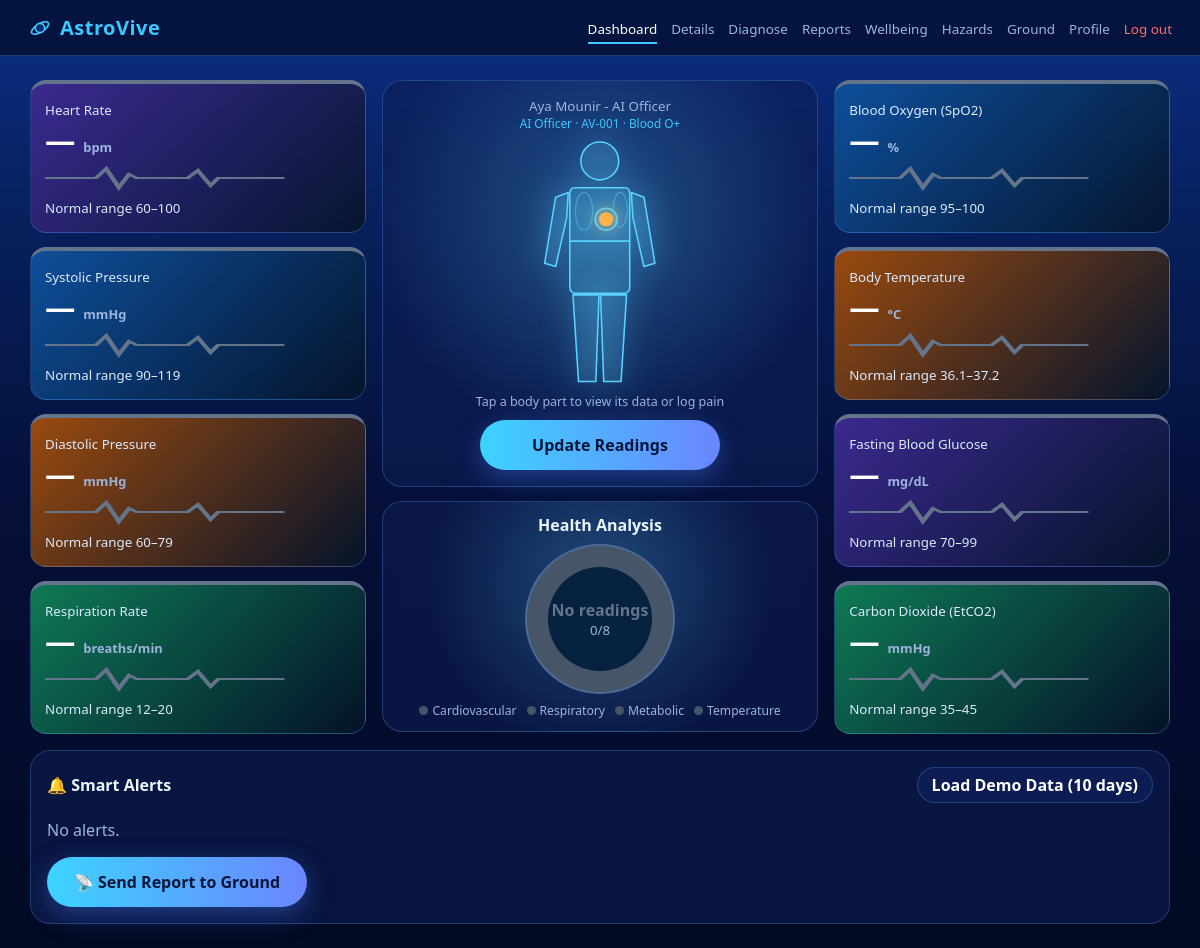
Page /dashboard (signed in) on the committed database.
### tables this page shows
CREATE TABLE users(name TEXT PRIMARY KEY, pin TEXT, astronaut_id TEXT, email TEXT, role TEXT, created TEXT);

CREATE TABLE basic_info(crew TEXT PRIMARY KEY, blood_type TEXT, nationality TEXT, birth_date TEXT,
                     mission TEXT, emergency_name TEXT, emergency_phone TEXT, allergies TEXT, medications TEXT, notes TEXT);

### app.py (the view)
@app.route('/dashboard')
def dashboard():
    with db() as c:
        rows = c.execute('SELECT * FROM logs WHERE id IN (SELECT MAX(id) FROM logs WHERE crew=? GROUP BY metric_id)', (crew(),)).fetchall()
    last = {r['metric_id']: r for r in rows}; pv = personal_vs()
    cards = [{'id': k, 'name': NAMES[k], 'unit': v['unit'], 'range': f"{v['normal_min']}–{v['normal_max']}",
              'val': last[k]['value'] if k in last else None, 'color': last[k]['color'] if k in last else 'NONE'}
             for k, v in pv.items()]
    worst = max((r['color'] for r in rows), key=RANK.get, default='NONE')
    col={'GREEN':'#10b981','YELLOW':'#f59e0b','RED':'#ef4444','NONE':'#475569'}
    G=[('Cardiovascular',['V01','V02','V03']),('Respiratory',['V04','V06','V08']),('Metabolic',['V07']),('Temperature',['V05'])]
    grp=[(n,col[max([last[i]['color'] for i in ids if i in last],key=RANK.get,default='NONE')]) for n,ids in G]
    me, bi = get_user(crew())
    return render_template('dashboard.html', me=me, bi=bi, cards={c['id']:c for c in cards}, worst=worst, crew=crew(), n=len(rows), grp=grp, ins=insights(crew()), zones=region_status(crew()))

### app.py (called while the page is built, shortened)
def db():
    c = sqlite3.connect(DB); c.row_factory = sqlite3.Row; return c

def crew():
    return session.get('crew', CREW[0])

def get_user(who):
    with db() as c:
        r = c.execute('SELECT name,astronaut_id,email,role FROM users WHERE name=?', (who,)).fetchone()
        b = c.execute('SELECT * FROM basic_info WHERE crew=?', (who,)).fetchone()
    return (dict(r) if r else {'name': who}), (dict(b) if b else {})

def ui_cfg():
    try: m = os.path.getmtime(UI_FILE)
    except OSError: return _ui_cache['v']
    if m != _ui_cache['m']:
        try:
            j = json.load(open(UI_FILE, encoding='utf-8'))
            _ui_cache.update(m=m, v={'hidden_pages': set(j.get('hidden_pages', [])) - NEVER_HIDE, 'hidden_elements': set(j.get('hidden_elements', []))})
        except (ValueError, OSError): pass                # a broken file never takes the app down
    return _ui_cache['v']

@app.context_processor
def _inject():
    cfg = ui_cfg()
    show = lambda k: k not in cfg['hidden_pages'] and k not in cfg['hidden_elements']
    return {'show': show, 'NAV': [(e, l) for e, l in NAV if show(e)]}

def get_profile(who):
    with db() as c: r = c.execute('SELECT * FROM profile WHERE crew=?', (who,)).fetchone()
    return dict(r) if r else None

def personal_vs(who=None):
    p = get_profile(who or crew()); out = {k: dict(v) for k, v in VS.items()}
    if not p: return out

def combos(who, pv, wbs):
    with db() as c:
        rows = c.execute('SELECT metric_id,value,ts FROM logs WHERE id IN (SELECT MAX(id) FROM logs WHERE crew=? GROUP BY metric_id)', (who,)).fetchall()
    if not rows: return []

@app.before_request
def guard():
    ep = request.endpoint
    if ep not in ('login', 'do_login', 'do_register', 'static') and 'crew' not in session:
        if request.path.startswith('/api/'): return jsonify(error='Session expired – please log in again'), 401
        return redirect('/')
    hid = ui_cfg()['hidden_pages']
    if ep in hid or any(ep in apis for pg, apis in PAGE_APIS.items() if pg in hid): abort(404)

def recent_pain(c, who):
    cut = (datetime.now() - timedelta(hours=24)).strftime('%Y-%m-%d %H:%M')
    rows = c.execute('SELECT region,level,ts FROM pain WHERE id IN (SELECT MAX(id) FROM pain WHERE crew=? GROUP BY region)', (who,)).fetchall()
    return {r['region']: r['level'] for r in rows if r['ts'] >= cut and r['level'] > 0}

### templates/dashboard.html
{% extends 'base.html' %}{% block t %}Dashboard{% endblock %}{% block c %}
{% macro tile(id,k) %}{% set m=cards[id] %}<div class="t t{{k}} {{m.color}}"><small>{{m.name}}</small><div class="v">{{ '%g'|format(m.val) if m.val is not none else '—' }} <i>{{m.unit}}</i></div><svg viewBox="0 0 120 28" preserveAspectRatio="none"><path d="M0 14h20l4-10 5 20 4-14 3 4h20l4-8 5 16 3-8h26"/></svg><small>Normal range {{m.range}}</small></div>{% endmacro %}
{% set L={'GREEN':'Optimal','YELLOW':'Watch','RED':'Critical','NONE':'No readings'} %}
{% set Z=[
('right_leg','Right Leg','M66 208H99L95 318H73Z',84,262),
('left_leg','Left Leg','M101 208H134L127 318H105Z',116,262),
('right_arm','Right Arm','M60 78L44 84L30 168L44 172L58 110Z',46,132),
('left_arm','Left Arm','M140 78L156 84L170 168L156 172L142 110Z',154,132),
('abdomen','Abdomen','M62 140H138V198Q138 206 130 206H70Q62 206 62 198Z',100,172),
('chest','Chest & Lungs','M68 72H132Q138 72 138 80V140H62V80Q62 72 68 72Z',80,96),
('head','Head','M76 38a24 24 0 1 0 48 0a24 24 0 1 0 -48 0',100,38),
('heart','Heart','M94 112a14 14 0 1 0 28 0a14 14 0 1 0 -28 0',122,100)] %}
<div class="grid">
<div class="col">{{tile('V01',1)}}{{tile('V02',2)}}{{tile('V03',3)}}{{tile('V06',4)}}</div>
<div class="col"><div class="card holo {{worst}}"><small style="color:var(--mut)">{{crew}}</small><a href="/profile" style="font-size:.74rem;color:var(--cy)">{{ me.role or 'Crew Member' }}{% if me.astronaut_id %} · {{ me.astronaut_id }}{% endif %}{% if bi.blood_type %} · Blood {{ bi.blood_type }}{% endif %}</a>
<svg class="b" viewBox="0 0 200 330" role="group" aria-label="Interactive body map">
{% for id,name,d,mx,my in Z %}{% set z=zones[id] %}<a href="{{ url_for('body',rid=id) }}" aria-label="{{name}}{% if z.pain %}, pain {{z.pain}} of 10{% endif %}"><title>{{name}}</title><path class="zone {{z.color}}" d="{{d}}"/></a>{% endfor %}
<ellipse class="lung" cx="80" cy="102" rx="11" ry="24"/><ellipse class="lung" cx="126" cy="100" rx="9" ry="22"/>
<circle class="heart" cx="108" cy="112" r="9" style="pointer-events:none"/>
{% for id,name,d,mx,my in Z %}{% if zones[id].pain %}<g class="pm" transform="translate({{mx}} {{my}})"><circle class="ripple" r="8"/><circle r="8"/><text>{{zones[id].pain}}</text></g>{% endif %}{% endfor %}
</svg>
<small class="bodyhint">Tap a body part to view its data or log pain</small>
{% if show('details') %}<a class="btn" href="/details" style="max-width:240px">Update Readings</a>{% endif %}</div>
{% if show('health_analysis') %}<div class="card holo {{worst}}" style="padding:12px"><b>Health Analysis</b>
<div class="ring" style="background:conic-gradient({{grp[0][1]}} 0 25%,{{grp[1][1]}} 0 50%,{{grp[2][1]}} 0 75%,{{grp[3][1]}} 0 100%)"><div><span>{{L[worst]}}</span><small style="color:var(--mut);font-weight:400">{{n}}/8</small></div></div>
<div class="lg">{% for g in grp %}<span><i style="background:{{g[1]}}"></i>{{g[0]}}</span>{% endfor %}</div></div>{% endif %}</div>
<div class="col">{{tile('V04',2)}}{{tile('V05',3)}}{{tile('V07',1)}}{{tile('V08',4)}}</div></div>{% if show('smart_alerts') %}<div class="card" style="margin-top:16px"><div style="display:flex;justify-content:space-between;align-items:center;gap:10px;flex-wrap:wrap"><b>🔔 Smart Alerts</b>{% if show('demo_data') %}<button class="btn ghost" style="width:auto;padding:6px 14px" onclick="confirm('Your current readings will be replaced with demo data. Continue?')&&fetch('/api/seed',{method:'POST'}).then(()=>location.reload())">Load Demo Data (10 days)</button>{% endif %}</div>
{% for i in ins %}<div class="guide {{i.color}}"><p>{{i.text}}</p></div>{% else %}<p style="color:var(--mut)">No alerts.</p>{% endfor %}
{% if show('ground') %}<a class="btn" href="/ground" style="max-width:260px;margin-top:8px">📡 Send Report to Ground</a>{% endif %}</div>{% endif %}{% endblock %}

### static/style.css (style rules this page uses)
:root { --cy:#3cc8ff;--mut:#9db4dd;--ind:#6a85ff;--GREEN:#10b981;--YELLOW:#f59e0b;--RED:#ef4444;--NONE:#64748b;--pn:rgba(14,30,84,.58);--ln:rgba(90,160,255,.28) }
* { box-sizing:border-box }
body { margin:0;background:linear-gradient(180deg,#0b2f86 0,#08215f 22%,#050f38 55%,#030a24 100%) fixed;color:#eaf6ff;font-family:'Segoe UI',Tahoma,sans-serif;min-height:100vh }
a { color:var(--cy);text-decoration:none }
.card { background:var(--pn);border:1px solid var(--ln);border-radius:20px;padding:16px;backdrop-filter:blur(6px) }
.btn { display:block;width:100%;border:0;border-radius:999px;padding:14px;cursor:pointer;color:#04163a;background:linear-gradient(90deg,#3dd3ff,#6a85ff);font:inherit;font-weight:700;text-align:center;box-shadow:0 8px 26px rgba(70,130,255,.38) }
.btn.ghost { background:none;color:var(--cy);border:1px solid var(--ln);box-shadow:none }
.NONE { --c:var(--NONE) }
.grid { display:grid;grid-template-columns:1fr 1.3fr 1fr;gap:16px }
.col { display:flex;flex-direction:column;gap:14px }
.t { border-radius:16px;padding:14px;border:1px solid var(--ln);border-top:4px solid var(--c);position:relative;background:linear-gradient(135deg,var(--g1),rgba(5,20,40,.85)) }
.t1 { --g1:#3b2a8f }
.t2 { --g1:#0e4f9a }
.t3 { --g1:#9a4a0e }
.t4 { --g1:#0e7a55 }
.t small { color:#dbeafe }
.t .v { font-size:1.9rem;font-weight:800;color:#fff }
.t .v i { font-size:.8rem;font-style:normal;color:var(--mut) }
.t svg { width:100%;height:26px;margin-top:4px }
.holo { text-align:center;display:flex;flex-direction:column;align-items:center;background:radial-gradient(circle at 50% 35%,rgba(90,210,255,.28),transparent 65%),var(--pn) }
.holo svg.b { height:260px;filter:drop-shadow(0 0 16px #5ad2ff) }
.ring { width:150px;height:150px;border-radius:50%;display:flex;align-items:center;justify-content:center;margin:8px auto;border:2px solid var(--ln) }
.ring div { width:104px;height:104px;border-radius:50%;background:#06223f;display:flex;flex-direction:column;align-items:center;justify-content:center;font-weight:800;color:var(--c) }
.lg { display:flex;gap:10px;flex-wrap:wrap;justify-content:center;font-size:.76rem;color:var(--mut) }
.lg i { display:inline-block;width:9px;height:9px;border-radius:50%;margin-inline-end:4px }
html { background:#030a24 }
body,body.ehr { background-attachment:scroll!important }
.btn.ghost { background:rgba(20,45,120,.35);color:#fff }
.bodyhint { color:var(--mut);font-size:.78rem;margin:2px 0 10px }

### rows in the picture
users: role "AI Officer", astronaut_id "AV-001"
basic_info: blood_type "O+"

### other values in the picture
{{ label }} "Dashboard" "Details" "Diagnose" "Reports" "Wellbeing" "Hazards" "Ground" "Profile"
{{ m.name }} "Heart Rate Systolic Pressure Diastolic Pressure Respiration Rate Blood Oxygen (SpO2) Body Temperature Fasting Blood Glucose Carbon Dioxide (EtCO2)"
{{ '%g'|format(m.val) if m.val is not none else '—' }} "— — — — — — — —"
{{ m.unit }} "bpm mmHg mmHg breaths/min % °C mg/dL mmHg"
{{ m.range }} "60–100 90–119 60–79 12–20 95–100 36.1–37.2 70–99 35–45"
{{ crew }} "Aya Mounir - AI Officer"
{{ L[worst] }} "No readings"
{{ n }} "0"
{{ g[0] }} "Cardiovascular" "Respiratory" "Metabolic" "Temperature"
